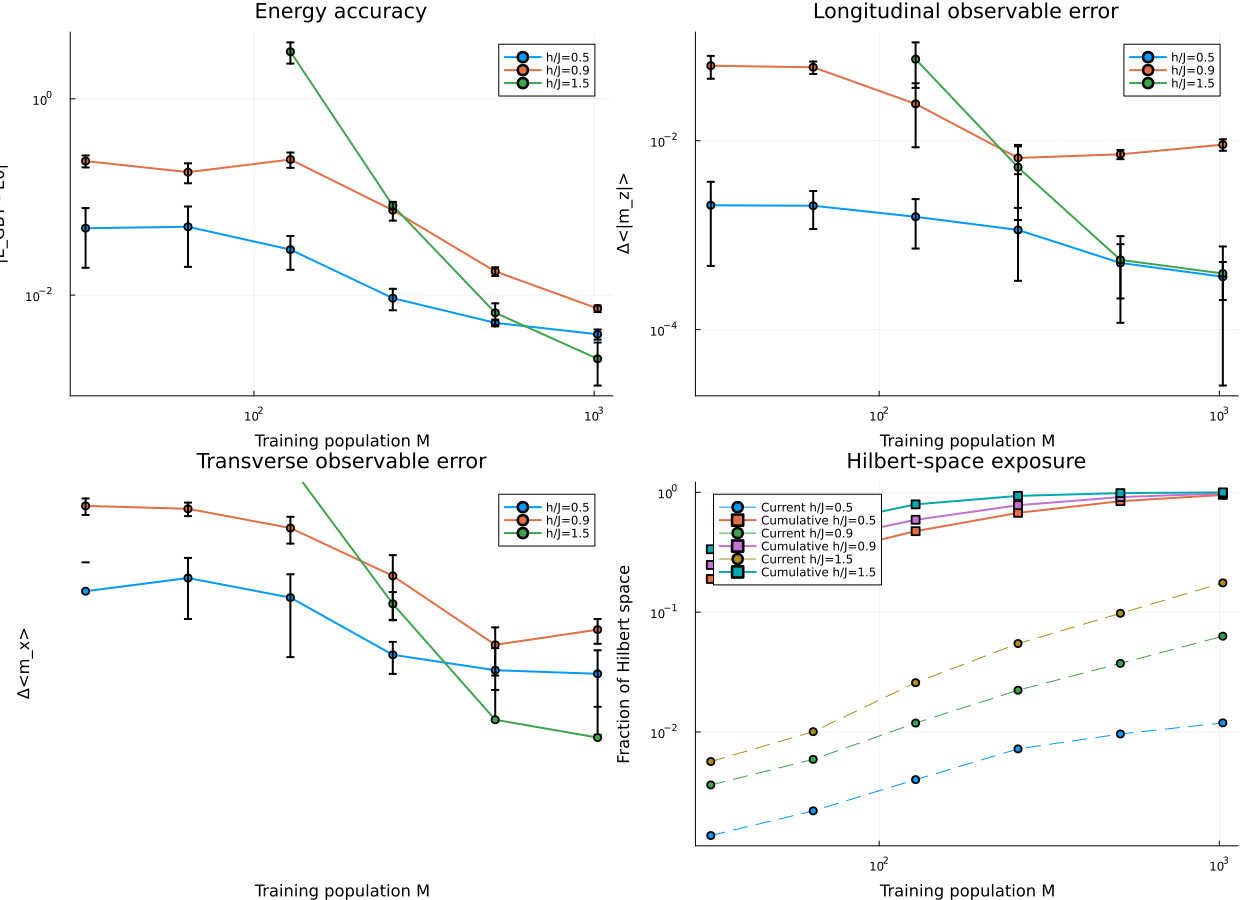

Write Julia code to recreate this figure.
using Pkg
Pkg.activate(joinpath(@__DIR__, ".."))

using GBTQuantum
using Statistics
using Printf
using Plots

function main()

    # ============================================================
    # Experiment configuration
    # ============================================================

    N = 12
    J = 1.0

    h_values = [0.5, 0.9, 1.5]

    sample_sizes = [
        32,
        64,
        128,
        256,
        512,
        1024,
    ]

    nruns = 5

    nh = length(h_values)
    nM = length(sample_sizes)

    D = 2^N

    println("================================================")
    println("TFIM SAMPLE-SIZE SCALING")
    println("N                  = ", N)
    println("Hilbert dimension  = ", D)
    println("Independent runs   = ", nruns)
    println("================================================")

    # ============================================================
    # Exact references
    # ============================================================

    exact_energy = zeros(nh)
    exact_abs_mz = zeros(nh)
    exact_mx = zeros(nh)

    for (ih, h) in enumerate(h_values)

        H = TFIMHamiltonian(
            N;
            J=J,
            h=h,
            periodic=true,
        )

        gs = exact_ground_observables(H)

        exact_energy[ih] = gs.energy
        exact_abs_mz[ih] = gs.abs_mz
        exact_mx[ih] = gs.mx
    end

    # ============================================================
    # Raw results
    #
    # dimensions:
    #     h × sample-size × independent run
    # ============================================================

    energy_error =
        zeros(nh, nM, nruns)

    abs_mz_error =
        zeros(nh, nM, nruns)

    mx_error =
        zeros(nh, nM, nruns)

    instantaneous_coverage =
        zeros(nh, nM, nruns)

    cumulative_coverage =
        zeros(nh, nM, nruns)

    runtime =
        zeros(nh, nM, nruns)

    # ============================================================
    # Main experiment
    # ============================================================

    for (ih, h) in enumerate(h_values)

        H = TFIMHamiltonian(
            N;
            J=J,
            h=h,
            periodic=true,
        )

        println()
        println("================================================")
        @printf("FIELD h/J = %.2f\n", h / J)
        println("================================================")

        for (iM, M) in enumerate(sample_sizes)

            println()
            @printf(
                "Samples = %d  (nominal Hilbert fraction %.4f)\n",
                M,
                M / D,
            )

            for run in 1:nruns

                seed =
                    1_000_000 * ih +
                    10_000 * iM +
                    run

                cfg = TrainingConfig(
                    nsamples=M,
                    epochs=150,
                    max_depth=4,
                    eta=0.05,
                    burn_in_sweeps=50,
                    sweeps_per_epoch=2,
                    use_phase=false,
                    seed=seed,
                    exact_diagnostics=false,
                )

                result = train(H, cfg)

                # ------------------------------------------------
                # Exact evaluation of learned GBT state
                # ------------------------------------------------

                model_energy =
                    exact_model_energy(
                        result.model,
                        H,
                    )

                model_obs =
                    exact_model_observables(
                        result.model,
                        H,
                    )

                energy_error[ih, iM, run] =
                    abs(
                        real(model_energy.energy) -
                        exact_energy[ih]
                    )

                abs_mz_error[ih, iM, run] =
                    abs(
                        model_obs.abs_mz -
                        exact_abs_mz[ih]
                    )

                mx_error[ih, iM, run] =
                    abs(
                        real(model_obs.mx) -
                        exact_mx[ih]
                    )

                instantaneous_coverage[ih, iM, run] =
                    result.hilbert_coverage[end]

                cumulative_coverage[ih, iM, run] =
                    result.cumulative_hilbert_coverage[end]

                runtime[ih, iM, run] =
                    result.runtime_seconds

                @printf(
                    "  run %d/%d   ΔE=%9.3e   Δ|mz|=%9.3e   Δmx=%9.3e   cov=%7.4f   cumulative=%7.4f\n",
                    run,
                    nruns,
                    energy_error[ih, iM, run],
                    abs_mz_error[ih, iM, run],
                    mx_error[ih, iM, run],
                    instantaneous_coverage[ih, iM, run],
                    cumulative_coverage[ih, iM, run],
                )
            end
        end
    end

    # ============================================================
    # Statistics over independent trainings
    # ============================================================

    mean_E =
        dropdims(mean(energy_error, dims=3), dims=3)

    std_E =
        dropdims(std(energy_error, dims=3), dims=3)

    mean_abs_mz =
        dropdims(mean(abs_mz_error, dims=3), dims=3)

    std_abs_mz =
        dropdims(std(abs_mz_error, dims=3), dims=3)

    mean_mx =
        dropdims(mean(mx_error, dims=3), dims=3)

    std_mx =
        dropdims(std(mx_error, dims=3), dims=3)

    mean_inst_cov =
        dropdims(
            mean(instantaneous_coverage, dims=3),
            dims=3,
        )

    mean_cum_cov =
        dropdims(
            mean(cumulative_coverage, dims=3),
            dims=3,
        )

    # ============================================================
    # Save CSV
    # ============================================================

    outfile =
        joinpath(
            @__DIR__,
            "sample_size_scaling.csv",
        )

    open(outfile, "w") do io

        println(
            io,
            "h,N,nsamples,run," *
            "energy_error,abs_mz_error,mx_error," *
            "instantaneous_coverage," *
            "cumulative_coverage,runtime"
        )

        for (ih, h) in enumerate(h_values)
            for (iM, M) in enumerate(sample_sizes)
                for run in 1:nruns

                    println(
                        io,
                        join(
                            (
                                h,
                                N,
                                M,
                                run,

                                energy_error[ih,iM,run],
                                abs_mz_error[ih,iM,run],
                                mx_error[ih,iM,run],

                                instantaneous_coverage[ih,iM,run],
                                cumulative_coverage[ih,iM,run],

                                runtime[ih,iM,run],
                            ),
                            ",",
                        )
                    )
                end
            end
        end
    end

    # ============================================================
    # Plot 1 — energy accuracy
    # ============================================================

    pE = plot(
        xlabel="Training population M",
        ylabel="|E_GBT - E0|",
        title="Energy accuracy",
        xscale=:log10,
        yscale=:log10,
    )

    for (ih, h) in enumerate(h_values)

        plot!(
            pE,
            sample_sizes,
            mean_E[ih,:];
            yerror=std_E[ih,:],
            marker=:circle,
            linewidth=2,
            label="h/J=$(h)",
        )
    end

    # ============================================================
    # Plot 2 — longitudinal magnetization
    # ============================================================

    pMz = plot(
        xlabel="Training population M",
        ylabel="Δ<|m_z|>",
        title="Longitudinal observable error",
        xscale=:log10,
        yscale=:log10,
    )

    for (ih, h) in enumerate(h_values)

        plot!(
            pMz,
            sample_sizes,
            mean_abs_mz[ih,:];
            yerror=std_abs_mz[ih,:],
            marker=:circle,
            linewidth=2,
            label="h/J=$(h)",
        )
    end

    # ============================================================
    # Plot 3 — transverse magnetization
    # ============================================================

    pMx = plot(
        xlabel="Training population M",
        ylabel="Δ<m_x>",
        title="Transverse observable error",
        xscale=:log10,
        yscale=:log10,
    )

    for (ih, h) in enumerate(h_values)

        plot!(
            pMx,
            sample_sizes,
            mean_mx[ih,:];
            yerror=std_mx[ih,:],
            marker=:circle,
            linewidth=2,
            label="h/J=$(h)",
        )
    end

    # ============================================================
    # Plot 4 — coverage
    # ============================================================

    pCov = plot(
        xlabel="Training population M",
        ylabel="Fraction of Hilbert space",
        title="Hilbert-space exposure",
        xscale=:log10,
        yscale=:log10,
    )

    for (ih, h) in enumerate(h_values)

        plot!(
            pCov,
            sample_sizes,
            mean_inst_cov[ih,:];
            marker=:circle,
            linestyle=:dash,
            label="Current h/J=$(h)",
        )

        plot!(
            pCov,
            sample_sizes,
            mean_cum_cov[ih,:];
            marker=:square,
            linewidth=2,
            label="Cumulative h/J=$(h)",
        )
    end

    dashboard = plot(
        pE,
        pMz,
        pMx,
        pCov;
        layout=(2,2),
        size=(1250,900),
    )

    display(dashboard)

    savefig(
        dashboard,
        joinpath(
            @__DIR__,
            "sample_size_scaling.png",
        ),
    )

    # ============================================================
    # Numerical summary
    # ============================================================

    println()
    println()
    println("============== SAMPLE-SIZE SUMMARY ==============")

    for (ih, h) in enumerate(h_values)

        println()
        @printf("h/J = %.2f\n", h)
        println()

        println(
            " M       mean ΔE       mean Δ|mz|    mean Δmx      current cov    cumulative cov"
        )

        println(
            "--------------------------------------------------------------------------"
        )

        for (iM, M) in enumerate(sample_sizes)

            @printf(
                "%4d   %11.4e   %11.4e   %11.4e   %10.4f     %10.4f\n",
                M,
                mean_E[ih,iM],
                mean_abs_mz[ih,iM],
                mean_mx[ih,iM],
                mean_inst_cov[ih,iM],
                mean_cum_cov[ih,iM],
            )
        end
    end

    println()
    println("Results written to:")
    println(outfile)
    println("=================================================")

end

main()
